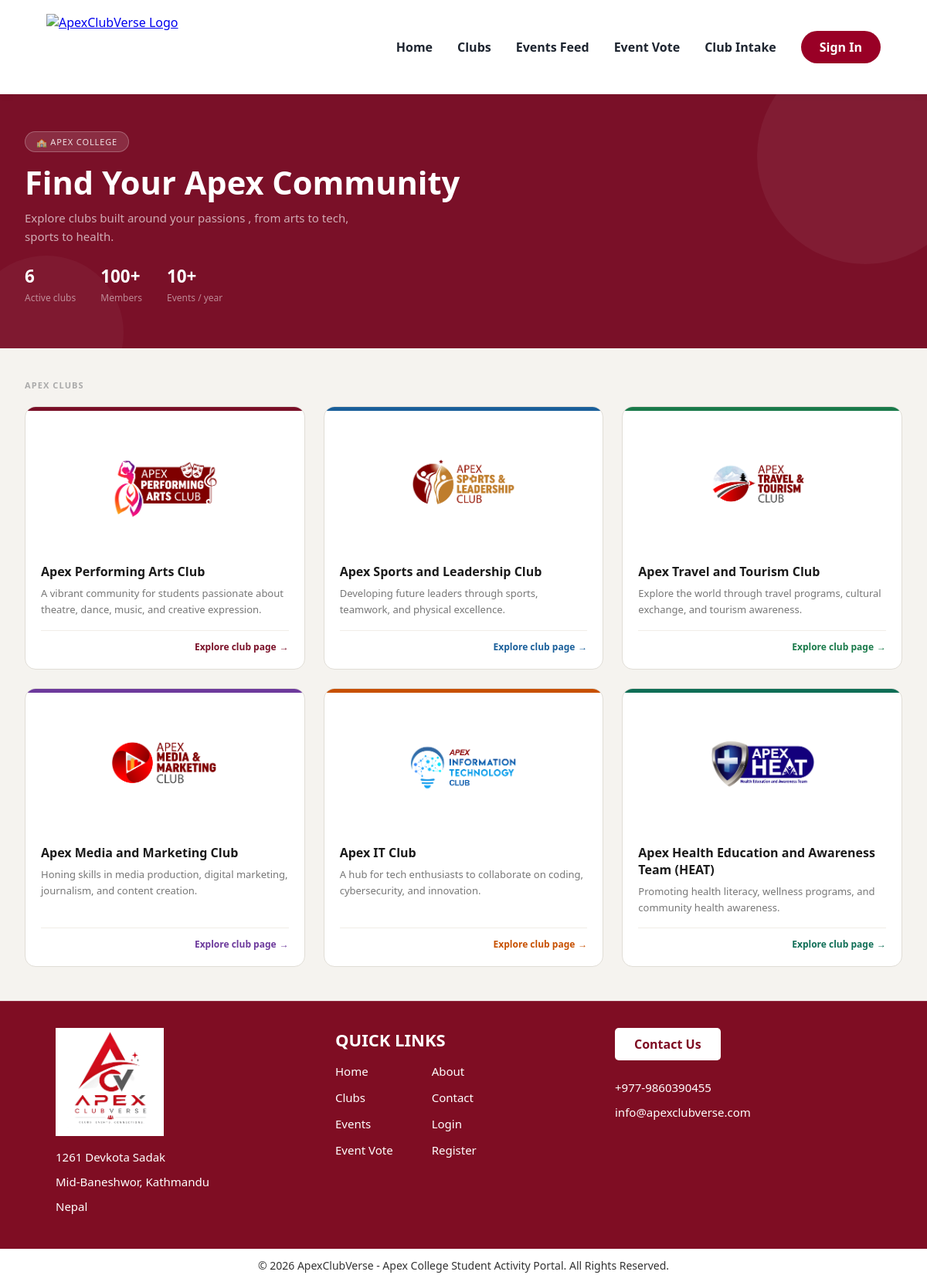
Screenshot of /clubs.php with the database file from the repository.
### tables this page shows
CREATE TABLE `clubs` (
  `id` int(11) NOT NULL AUTO_INCREMENT,
  `name` varchar(255) NOT NULL,
  `description` text DEFAULT NULL,
  `page_url` varchar(255) DEFAULT NULL,
  `intake_open` tinyint(1) NOT NULL DEFAULT 1,
  PRIMARY KEY (`id`)
);

### includes/config.php (called while the page is built, shortened)
<?php
function url(string $path = ''): string
{
    $path = ltrim(str_replace('\\', '/', $path), '/');
    return (BASE_PATH === '' ? '' : BASE_PATH) . '/' . $path;
}

### clubs.php (the view, shortened to what this page needs)
<?php
include 'includes/db.php';
include 'includes/header.php';
$result = mysqli_query($conn, "SELECT * FROM clubs");
?>
<div class="clubs-hero">
    <div class="clubs-hero-inner">
        <div class="clubs-eyebrow">&#127979; Apex College</div>
        <h1>Find Your Apex Community</h1>
        <p>Explore clubs built around your passions , from arts to tech, sports to health.</p>
        <div class="clubs-stats">
            <div>
                <span class="clubs-stat-val">6</span>
                <span class="clubs-stat-label">Active clubs</span>
            </div>
            <div>
                <span class="clubs-stat-val">100+</span>
                <span class="clubs-stat-label">Members</span>
            </div>
            <div>
                <span class="clubs-stat-val">10+</span>
                <span class="clubs-stat-label">Events / year</span>
            </div>
        </div>
    </div>
</div>
<div class="clubs-section">
    <div class="clubs-section-inner">
        <div class="clubs-section-label">Apex clubs</div>
        <div class="club-grid">
            <?php while($row = mysqli_fetch_assoc($result)) { ?>
                <a class="club-card" href="<?php echo htmlspecialchars(url('club_detail.php?id=' . $row['id'])); ?>">
                    <div class="club-card-accent"></div>
                    <div class="club-card-body">
                        <div class="club-card-icon">
                            <?php if($row['name'] == 'Apex Performing Arts Club'): ?>
                                <img src="<?php echo htmlspecialchars(url('images/apac.png')); ?>" alt="Apex Performing Arts Club">
                            <?php endif; ?>
                            <?php if($row['name'] == 'Apex Sports and Leadership Club'): ?>
                                <img src="<?php echo htmlspecialchars(url('images/sports.png')); ?>" alt="Apex Sports and Leadership Club">
                            <?php endif; ?>
                            <?php if($row['name'] == 'Apex Travel and Tourism Club'): ?>
                                <img src="<?php echo htmlspecialchars(url('images/travel.png')); ?>" alt="Apex Travel and Tourism Club">
                            <?php endif; ?>
                            <?php if($row['name'] == 'Apex Media and Marketing Club'): ?>
                                <img src="<?php echo htmlspecialchars(url('images/media.png')); ?>" alt="Apex Media and Marketing Club">
                            <?php endif; ?>
                            <?php if($row['name'] == 'Apex IT Club'): ?>
                                <img src="<?php echo htmlspecialchars(url('images/it.png')); ?>" alt="Apex IT Club">
                            <?php endif; ?>
                            <?php if($row['name'] == 'Apex Health Education and Awareness Team (HEAT)'): ?>
                                <img src="<?php echo htmlspecialchars(url('images/heat.png')); ?>" alt="Apex Health Education and Awareness Team (HEAT)">
                            <?php endif; ?>
                        </div>
                        <h3><?php echo htmlspecialchars($row['name']); ?></h3>
                        <p><?php echo htmlspecialchars($row['description']); ?></p>
                        <div class="club-card-footer">
                            <span class="explore-link">Explore club page</span>
                        </div>
                    </div>
                </a>
            <?php } ?>
        </div>
    </div>
</div>
<?php include 'includes/footer.php'; ?>

### includes/header.php (shortened to what this page needs)
<?php
require_once __DIR__ . '/config.php';
?>
<!DOCTYPE html>
<html lang="en">
<head>
    <link rel="stylesheet" href="<?php echo htmlspecialchars(url('assets/css/style.css')); ?>">
</head>
<body>
<nav class="navbar">
    <div class="navbar-brand-container">
        <a href="<?php echo htmlspecialchars(url('index.php')); ?>">
            <img src="<?php echo htmlspecialchars(url('images/logo.png')); ?>" alt="ApexClubVerse Logo" class="navbar-logo-square">
        </a>
    </div>
    <ul class="nav-links" id="navLinks">
        <li><a href="<?php echo htmlspecialchars(url('index.php')); ?>">Home</a></li>
        <li><a href="<?php echo htmlspecialchars(url('clubs.php')); ?>">Clubs</a></li>
        <li><a href="<?php echo htmlspecialchars(url('events.php')); ?>">Events Feed</a></li>
        <li><a href="<?php echo htmlspecialchars(url('vote-events.php')); ?>">Event Vote</a></li>
        <?php if (!empty($_SESSION['user_logged_in'])): ?>
            <?php if ($_SESSION['user_role'] == 'admin'): ?>
                <li><a href="<?php echo htmlspecialchars(url('admin.php?applications_only=1')); ?>">Club Intake</a></li>
                <li><a href="<?php echo htmlspecialchars(url('admin.php')); ?>" class="admin-link">&#9881; Admin</a></li>
            <?php else: ?>
                <li><a href="<?php echo htmlspecialchars(url('registration.php')); ?>">Club Intake</a></li>
                <li><a href="<?php echo htmlspecialchars(url('my_application.php')); ?>">My Applications</a></li>
            <?php endif; ?>
            <li><a href="<?php echo htmlspecialchars(url('logout.php')); ?>" class="logout-link">Logout</a></li>
        <?php else: ?>
            <li><a href="<?php echo htmlspecialchars(url('registration.php')); ?>">Club Intake</a></li>
            <li><a href="<?php echo htmlspecialchars(url('login.php')); ?>" class="btn-join">Sign In</a></li>
        <?php endif; ?>
    </ul>
</nav>
<div class="content-wrapper">

### includes/footer.php (shortened to what this page needs)
</div>
<section class="footer-top">
    <div class="footer-container">
        <div class="footer-column">
            <img src="<?php echo htmlspecialchars(url('images/logo1.png')); ?>" class="footer-logo" alt="ApexClubVerse Logo">
            <p>1261 Devkota Sadak</p>
            <p>Mid-Baneshwor, Kathmandu</p>
            <p>Nepal</p>
        </div>
        <div class="footer-column">
            <h2>QUICK LINKS</h2>
            <div class="links-grid">
                <ul>
                    <li><a href="<?php echo htmlspecialchars(url('index.php')); ?>">Home</a></li>
                    <li><a href="<?php echo htmlspecialchars(url('clubs.php')); ?>">Clubs</a></li>
                    <li><a href="<?php echo htmlspecialchars(url('events.php')); ?>">Events</a></li>
                    <li><a href="<?php echo htmlspecialchars(url('vote-events.php')); ?>">Event Vote</a></li>
                </ul>
                <ul>
                    <li><a href="<?php echo htmlspecialchars(url('about.php')); ?>">About</a></li>
                    <li><a href="<?php echo htmlspecialchars(url('contact.php')); ?>">Contact</a></li>
                    <li><a href="<?php echo htmlspecialchars(url('login.php')); ?>">Login</a></li>
                    <li><a href="<?php echo htmlspecialchars(url('signup.php')); ?>">Register</a></li>
                </ul>
            </div>
        </div>
        <div class="footer-column">
            <a href="<?php echo htmlspecialchars(url('contact.php')); ?>" class="contact-btn">Contact Us</a>
            <p>+977-9860390455</p>
            <p>info@apexclubverse.com</p>
        </div>
    </div>
</section>
<footer class="copyright">
    © <?php echo date("Y"); ?> ApexClubVerse - Apex College Student Activity Portal. All Rights Reserved.
</footer>
</body>
</html>

### assets/css/style.css (style rules this page uses)
:root { --bg-color: #f5f3ef; --card-bg: #ffffff; --text-dark: #1e2530; --primary-crimson: #990026; --accent-orange: #ff4500; }
* { box-sizing: border-box; margin: 0; padding: 0; font-family: 'Georgia', 'Segoe UI', serif; }
html { height: auto; }
body { background-color: #f5f3ef; color: var(--text-dark); display: flex; flex-direction: column; min-height: 100vh; height: auto; overflow-x: clip; position: relative; }
img, video, iframe { max-width: 100%; height: auto; }
.navbar { background: #ffffff; display: flex; justify-content: space-between; align-items: center; padding: 18px 60px; box-shadow: 0 2px 10px rgba(0,0,0,0.05); min-height: 100px; position: relative; z-index: 1000; flex-shrink: 0; width: 100%; }
.navbar-brand-container { display: flex; align-items: center; }
.navbar-brand-container img.navbar-logo-square { height: 86px; width: auto; display: block; object-fit: contain; }
.nav-links { list-style: none; display: flex; align-items: center; gap: 2rem; margin: 0; padding: 0; }
.nav-links a { text-decoration: none; color: #1e2530; font-weight: 600; font-size: 1rem; font-family: 'Segoe UI', sans-serif; transition: color 0.3s ease; }
.btn-join { background: #990026; color: #ffffff !important; padding: 10px 24px; border-radius: 30px; transition: background 0.3s ease; }
.content-wrapper, main { flex: 1 0 auto; display: flex; flex-direction: column; width: 100%; max-width: 100%; min-height: 0; background-color: transparent; }
.content-wrapper > div { width: 100%; }
.footer-top, .copyright, footer { display: block !important; visibility: visible !important; opacity: 1 !important; flex-shrink: 0; position: relative; z-index: 20; width: 100%; }
.footer-top { margin-top: 0 !important; border-top: 4px solid #f5f3ef !important; box-shadow: inset 0 1px 0 rgba(255, 255, 255, 0.12); }
.copyright { margin: 0 !important; background-color: #ffffff !important; }

### includes/footer.php (style rules this page uses)
.footer-top { background:#7f0d23; color:#fff; padding:35px 6%; margin-top:0; position:relative; z-index:20; flex-shrink:0; width:100%; display:block; border-top:4px solid #f5f3ef; box-shadow: inset 0 1px 0 rgba(255,255,255,0.12); }
.footer-container { max-width:1200px; margin:auto; display:flex; justify-content:space-between; align-items:flex-start; gap:30px; flex-wrap:wrap; }
.footer-column { flex:1; min-width:180px; }
.footer-logo { width:140px; height:auto; max-width:100%; margin-bottom:15px; display:block; }
.footer-column h2 { font-size:22px; margin-bottom:15px; color:#fff; font-weight:bold; }
.footer-column p { margin:8px 0; font-size:15px; line-height:1.6; }
.links-grid { display:flex; gap:50px; }
.links-grid ul { list-style:none; margin:0; padding:0; }
.links-grid li { margin-bottom:12px; }
.links-grid a { color:#fff; text-decoration:none; font-size:15px; transition:0.3s; }
.contact-btn { display:inline-block; background:#fff; color:#7f0d23; text-decoration:none; padding:10px 25px; border-radius:5px; font-weight:bold; margin-bottom:15px; }
.copyright { background:#fff; color:#333; text-align:center; padding:12px; font-size:14px; position:relative; z-index:20; flex-shrink:0; width:100%; display:block; }

### rows the page displays
clubs: name "Apex Performing Arts Club", description "A vibrant community for students passionate about theatre, dance, music, and creative expression."
clubs: name "Apex Sports and Leadership Club", description "Developing future leaders through sports, teamwork, and physical excellence."
clubs: name "Apex Travel and Tourism Club", description "Explore the world through travel programs, cultural exchange, and tourism awareness."
clubs: name "Apex Media and Marketing Club", description "Honing skills in media production, digital marketing, journalism, and content creation."
clubs: name "Apex IT Club", description "A hub for tech enthusiasts to collaborate on coding, cybersecurity, and innovation."
clubs: name "Apex Health Education and Awareness Team (HEAT)", description "Promoting health literacy, wellness programs, and community health awareness."
